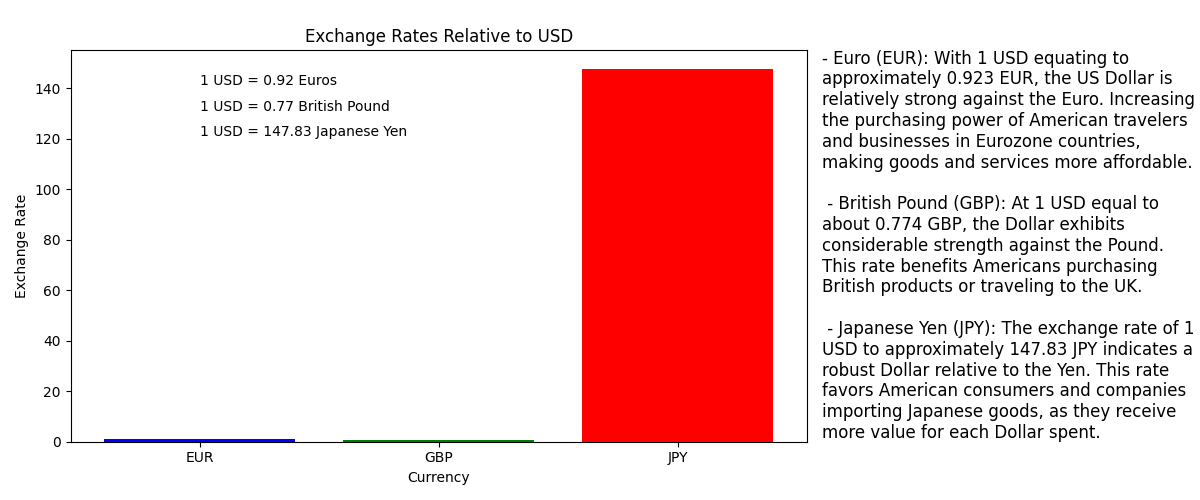

The Python source for this figure:
import matplotlib.pyplot as plt
import requests

#==============================================================================
# Part 2 - Question 4: Data Retrieval from APIs and Visualization
#==============================================================================

url="https://api.exchangerate-api.com/v4/latest/USD"
data = requests.get(url).json() 

euro = (data['rates']['EUR'])
dollar = (data['rates']['USD'])
jyen = (data['rates']['JPY'])
gbp = (data['rates']['GBP'])


currencies = ['EUR', 'GBP', 'JPY']
exchange_rates = [euro, gbp,jyen]

fig, ax = plt.subplots(1, 2, figsize=(12, 5), gridspec_kw={'width_ratios': [3, 1]})

#plot area 1
ax[0].bar(currencies, exchange_rates, color=['blue', 'green', 'red'])
ax[0].set_title('Exchange Rates Relative to USD')
ax[0].set_xlabel('Currency')
ax[0].set_ylabel('Exchange Rate')
ax[0].text(0, 140, f'1 USD = {euro:.2f} Euros', ha='left', va='bottom')
ax[0].text(0, 130 , f'1 USD = {gbp:.2f} British Pound', ha='left', va='bottom')
ax[0].text(0, 120 , f'1 USD = {jyen:.2f} Japanese Yen', ha='left', va='bottom')

#plot area 2 - analysis
analysis_text = (
    f"- Euro (EUR): With 1 USD equating to approximately {euro} EUR, the US Dollar is relatively strong against the Euro. "
    "Increasing the purchasing power of American travelers and businesses in Eurozone countries, "
    "making goods and services more affordable.\n\n"
    f" - British Pound (GBP): At 1 USD equal to about {gbp} GBP, the Dollar exhibits considerable strength against the Pound. "
    "This rate benefits Americans purchasing British products or traveling to the UK.\n\n"
    f" - Japanese Yen (JPY): The exchange rate of 1 USD to approximately {jyen} JPY indicates a robust Dollar relative to the Yen. "
    "This rate favors American consumers and companies importing Japanese goods, as they receive more value for each Dollar spent."


)

ax[1].axis('off')
ax[1].text(0, 0.5, analysis_text, va='center', ha='left', fontsize=12, wrap=True)
plt.tight_layout() # keep the teo subplots close to each other
plt.show()
